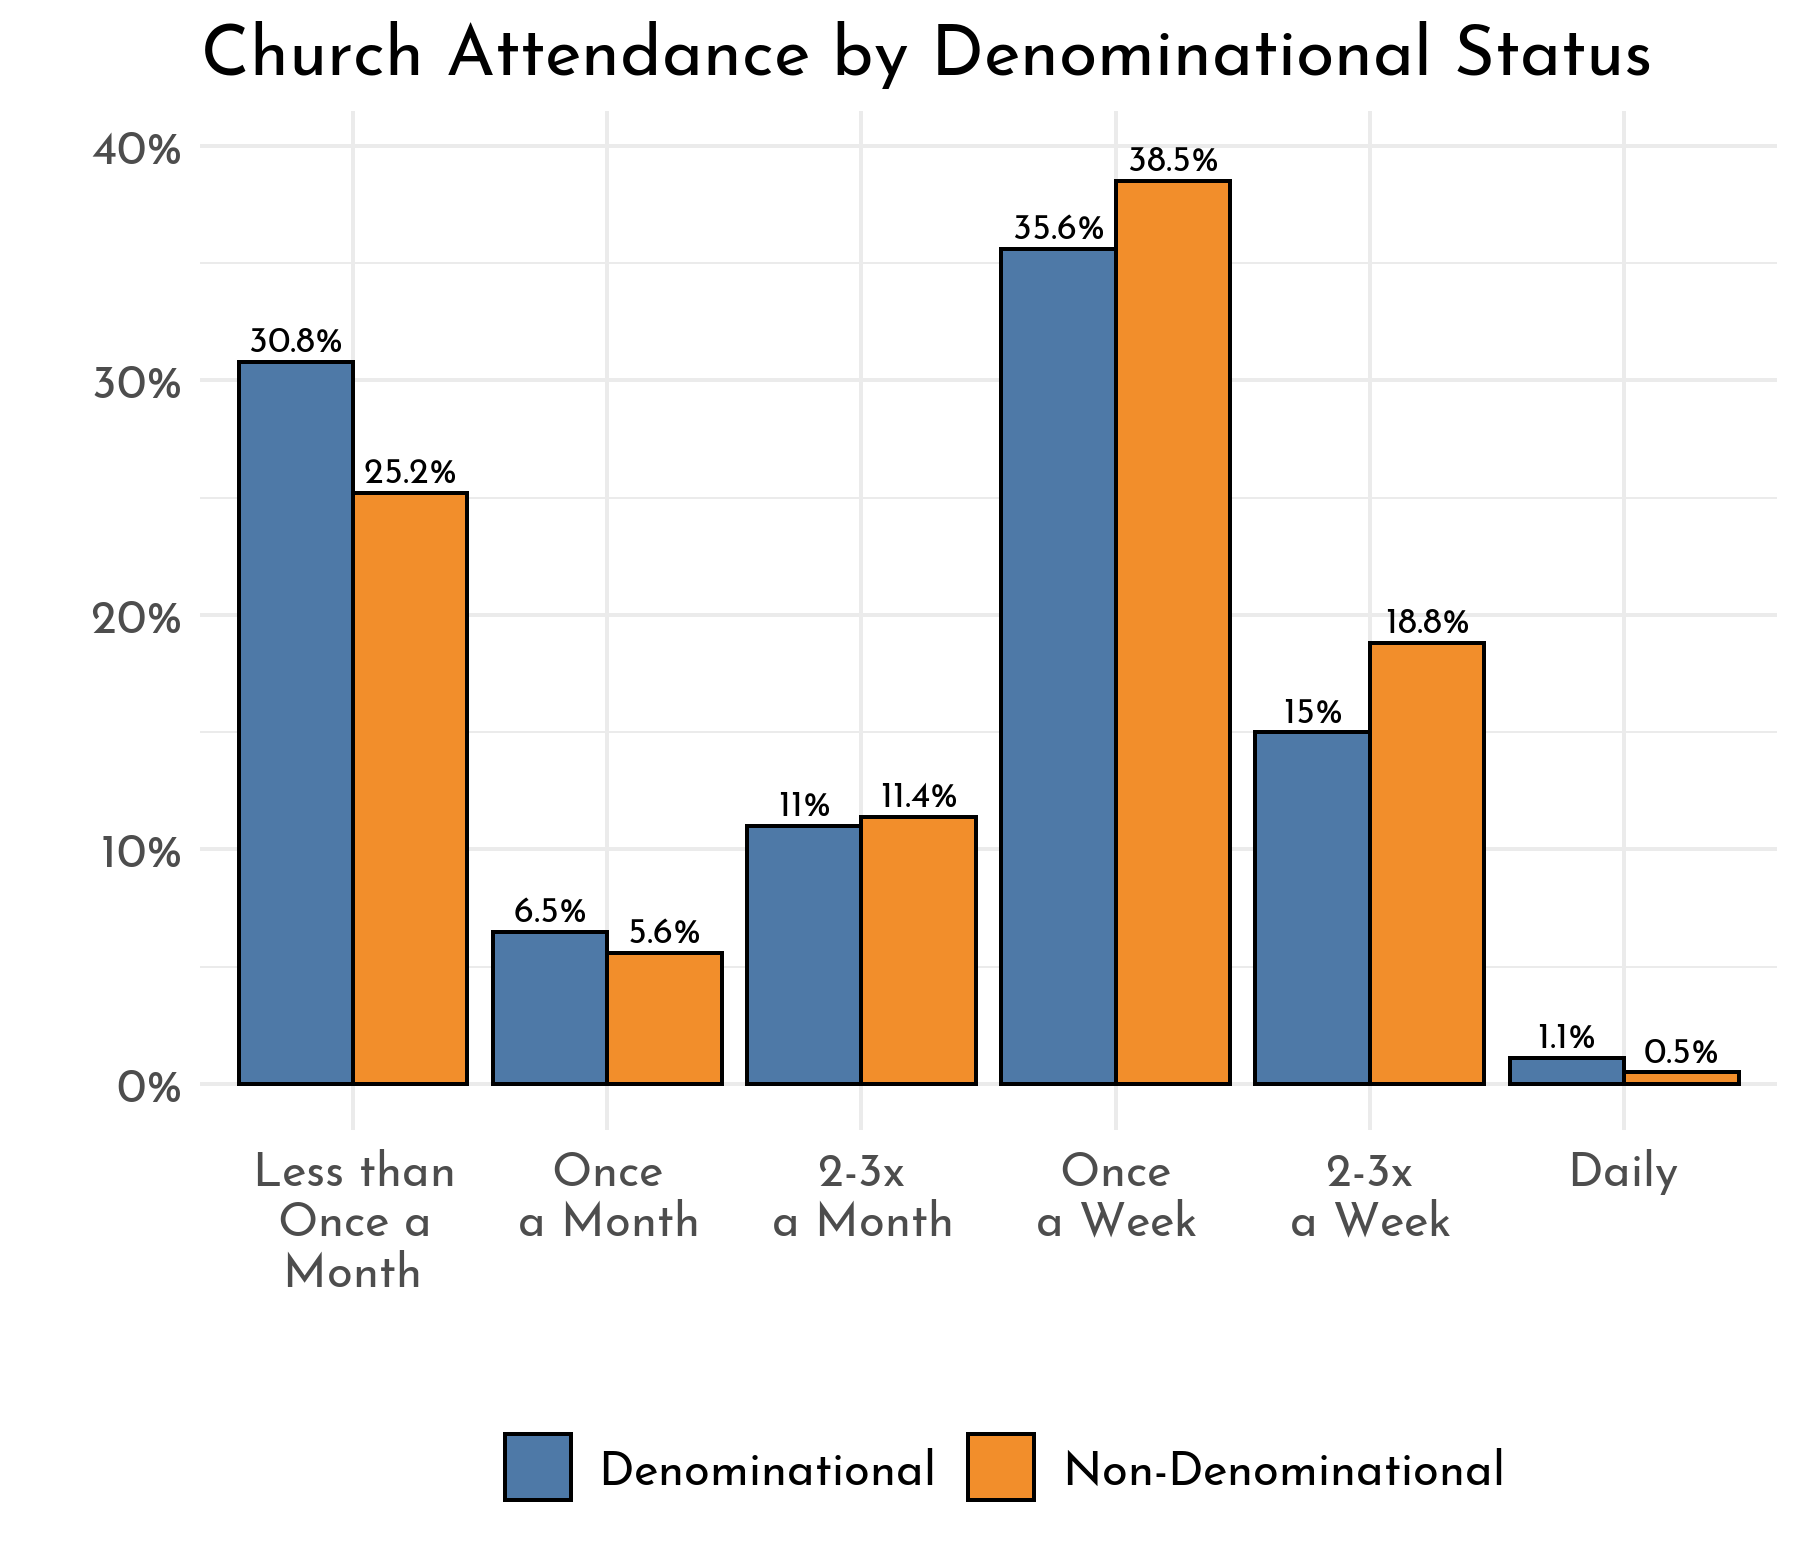

Write the R code that produced this figure.
     nd <- nd %>% mutate(nonden=car::recode(q3, "1=1; 2:17=0"),
                      nonden=frcode(nonden==0 ~ "Denominational",
                                    nonden==1 ~ "Non-Denominational")) %>% 
  mutate(attend = q17) 

graph <- nd %>% 
  group_by(nonden) %>% 
  ct(attend, wt = weight) %>% 
  mutate(attend = frcode(attend == 2 ~ "Less than\nOnce a\nMonth", 
                         attend == 3 ~ "Once\na Month", 
                         attend == 4 ~ "2-3x\na Month",
                         attend == 5 ~ "Once\na Week",
                         attend == 6 ~ "2-3x\na Week",
                         attend == 7 ~ "Daily"))


graph %>% 
  ggplot(., aes(x = attend, y = pct, fill = nonden)) +
  geom_col(color = "black", position = "dodge") +
  y_pct() +
  theme_gg("Josefin Sans") +
  geom_text(aes(y = pct + .01, label = paste0(pct*100, '%')), position = position_dodge(width = .9), size = 3, family = "font") +
  ggthemes::scale_fill_tableau() +
  theme(legend.position = "bottom") +
  labs(x = "", y = "", title = "Church Attendance by Denominational Status") +
  ggsave("attend_dodged_bars.png", width = 6)
  

cces18 %>% 
  mutate(nonden = frcode(religpew_protestant != "NA" & religpew_protes %>% tant != 3 ~ "Denomninational",
                         religpew_protestant == 3 ~ "Non-Denominational")) %>% 
  filter(pew_bornagain == 1) %>%  
  mutate(att = car::recode(pew_churatd, "6=1; 5=2; 4=3; 3=4; 2=5; 1=6; else = NA")) %>% 
  mutate(att = frcode(att == 1 ~ "Never",
                      att == 2 ~ "Seldom",
                      att == 3 ~ "Yearly",
                      att == 4 ~ "Monthly",
                      att == 5 ~ "Weekly",
                      att == 6 ~ "Weekly+")) %>% 
  group_by(nonden) %>% 
  ct(att, wt = commonweight, show_na = FALSE) %>% na.omit()


  

